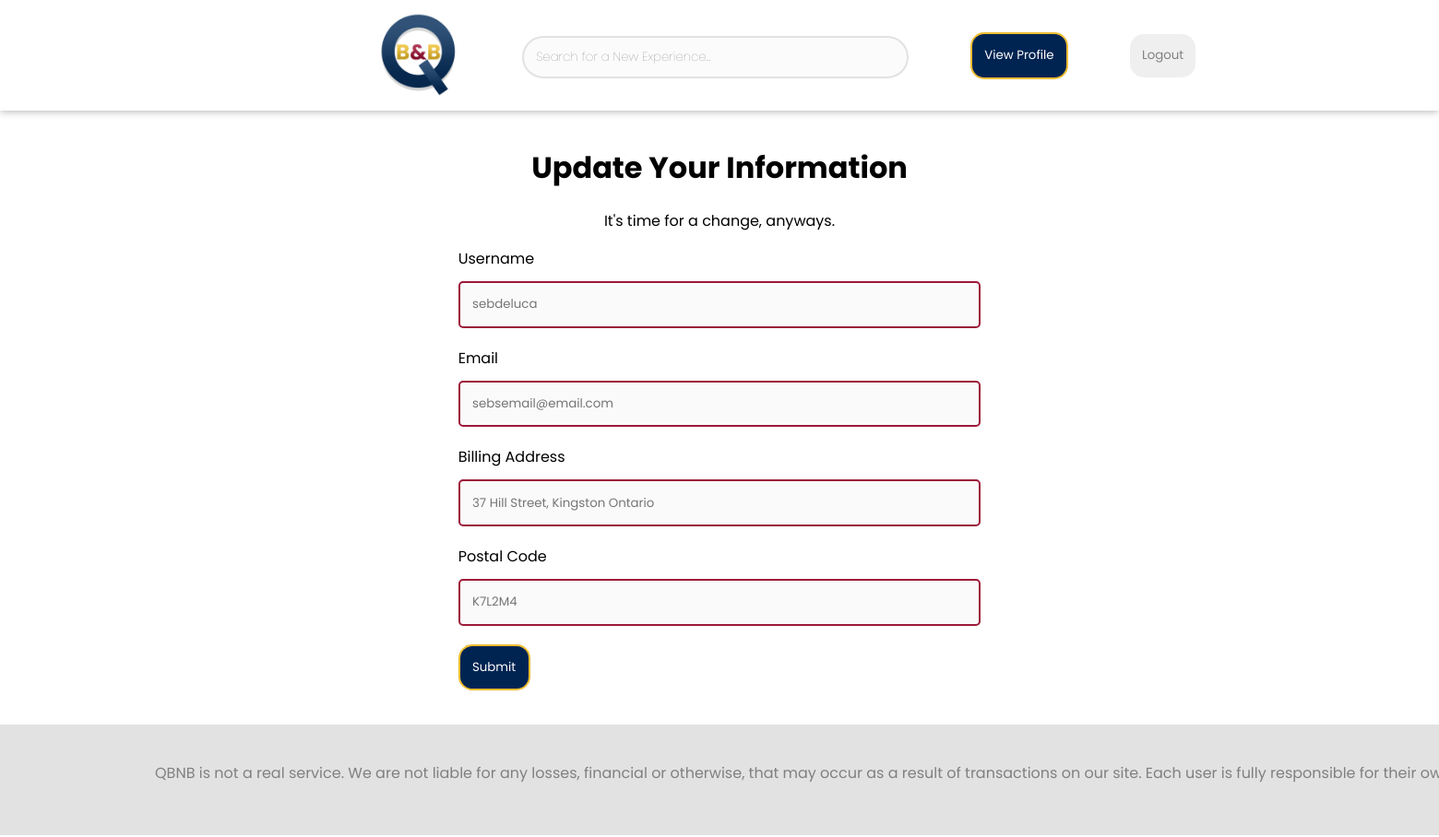
The app's page /update/1 (signed in) with its own data.
### qbnb/models.py (models this page shows, shortened)
class User(UserMixin, db.Model):
    __tablename__ = 'users'
    id = db.Column(db.Integer,
                   primary_key=True,
                   autoincrement=True,
                   unique=True)
    username = db.Column(db.String(80),
                         unique=True,
                         nullable=False)
    email = db.Column(db.String(120),
                      unique=True,
                      nullable=False)
    password = db.Column(db.String(120),
                         unique=False,
                         nullable=False)
    rating = db.Column(db.String(120),
                       unique=False,
                       nullable=False)
    propertyReview = db.Column(db.String(120),
                               unique=False,
                               nullable=True)
    userReview = db.Column(db.String(120),
                           unique=False,
                           nullable=True)
    balance = db.Column(db.Float,
                        nullable=False)
    billingAddress = db.Column(db.String(120),
                               unique=False,
                               nullable=False)
    postalCode = db.Column(db.String(6),
                           unique=False,
                           nullable=False)
    firstName = db.Column(db.String(15),
                          unique=False,
                          nullable=False)
    surname = db.Column(db.String(20),
                        unique=False,
                        nullable=False)
    authenticated = db.Column(db.Boolean,
                              default=False)

### qbnb/__main__.py (the view, shortened to what this page needs)
@app.route("/update/<id>", methods=['GET', 'POST'])
@login_required
def update_profile(id):
    user = db.session.query(User).get(id)  # Get profile id
    if request.method == 'GET':
        userData = {
            "username": user.username,
            "email": user.email,
            "billingAddress": user.billingAddress,
            "postalCode": user.postalCode,
            "firstName": user.firstName,
            "rating": user.rating,
            "propertyReviews": user.propertyReview,
            "userReviews": user.userReview,
            "balance": user.balance,
            "id": id
        }  # Get user data from database
        userInfo = get_info()  # Check if user is signed in
        return render_template('updateInfo.html',
                               userData=userData,
                               userInformation=userInfo[0],
                               user=userInfo[1])
    return redirect("/profile/" + str(id))  # Reload profile

### qbnb/__main__.py (called while the page is built)
@login_manager.user_loader
def load_user(id):
    return db.session.query(User).get(id)

def get_info():
    user = db.session.query(User).get(current_user.get_id())
    if user is None:
        return [None, False]
    else:
        return [user, True]

### qbnb/templates/updateInfo.html
{% extends 'base.html' %}
{% block body %}
<div class="changing-info-container">
    <div class="profile-header">
        <h1>Update Your Information</h1>
        <p>It's time for a change, anyways.</p>
    </div>
    <div class="login-container">
        <br>
        <form method="post">
            <label for="username" class="input-label">Username</label><br>
            <input type="text" minlength="4" class="textfield" name="username" pattern='^[A-Za-z0-9_-]*$' placeholder="{{ userData.username }}" title="Usernames cannot have special characters."value="{{ request.form['username'] }}"></input>
            <br>
            <label for="email" class="input-label">Email</label><br>
            <input type="text" minlength="4"class="textfield" name="email" placeholder="{{ userData.email }}" title="Enter a valid email." pattern="[a-z0-9._%+-]+@[a-z0-9.-]+\.[a-z]{2,4}$" value="{{ request.form['email'] }}"></input>
            <br>
            <label for="billingAddress" class="input-label">Billing Address</label><br>
            <input type="text" minlength="4" class="textfield" name="billingAddress" placeholder="{{ userData.billingAddress }}" value="{{ request.form['billingAddress'] }}"></input>
            <br>
            <label for="postalCode" class="input-label">Postal Code</label><br>
            <input type="text" minlength="6" maxlength=6 class="textfield" name="postalCode" placeholder="{{ userData.postalCode }}" title="Postal Codes can't contain special characters and must follow the Canadian Postal Code format." pattern='^([A-Za-z]\d[A-Za-z][-]?\d[A-Za-z]\d)' value="{{ request.form['postalCode'] }}"></input>
            <br>
            <button  class="standard-button" align="center" type="submit">Submit</button>
            <br><br>
        </form>
    </div>
</div>
{% endblock %}

### qbnb/static/styles.css (style rules this page uses)
body { font-family: 'Poppins', sans-serif; font-weight: normal; }
button { border: solid 4px rgb(157,25,57); font-family: 'Poppins', sans-serif; padding: 1em; margin-left: 5em; }
.changing-info-container { display: flex; justify-content: center; flex-grow: 1 1 200px; flex-direction: column; }
.login-container { display: flex; justify-content: center; flex-grow: 1 1 200px; flex-direction: row; }
.textfield { transition: all 250ms ease; border: solid 2px rgb(157,25,57); border-radius: 5px; padding: 1em; margin: 1.5vh 0 2.5vh 0; font-family: 'Poppins', sans-serif; background-color: #fafafafa; width: 40.2em; }
.profile-header { padding-top: -1vh; text-align: center; }
.standard-button { transition: all 250ms ease-in-out; background-color: rgb(0, 36, 82); color: white; min-width: 5em; margin-left: 0; border: solid 2px rgb(238,189,49); border-radius: 15px; }

### records on screen
User: username "sebdeluca", email "sebsemail@email.com", billingAddress "37 Hill Street, Kingston Ontario", postalCode "K7L2M4"
